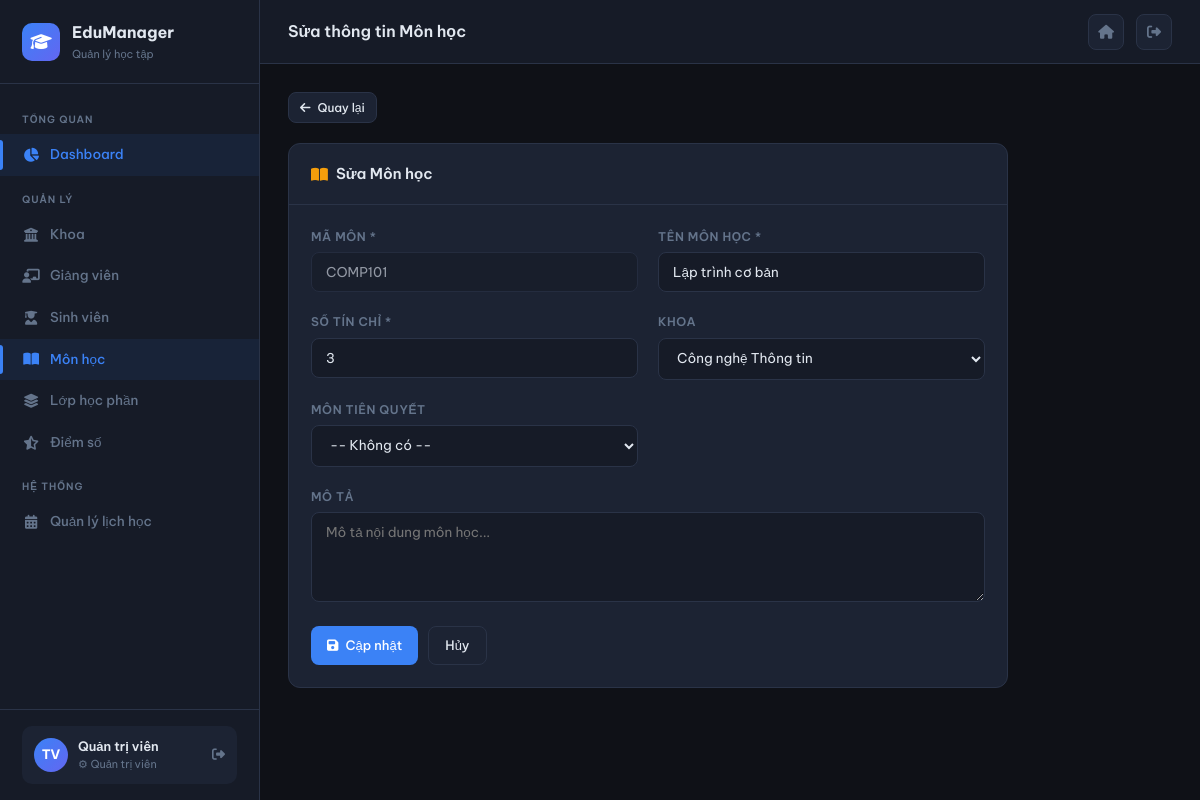
The page /mon-hoc/edit/COMP101 (signed in) on the database its author committed.
### tables this page shows
CREATE TABLE mon_hoc (
    ma_mon         VARCHAR(10)  PRIMARY KEY,
    ten_mon        VARCHAR(150) NOT NULL,
    tin_chi        TINYINT      NOT NULL DEFAULT 3,
    ma_khoa        VARCHAR(10),
    mon_tien_quyet VARCHAR(10),
    mo_ta          TEXT,
    created_at     TIMESTAMP    DEFAULT CURRENT_TIMESTAMP,
    FOREIGN KEY (ma_khoa)        REFERENCES khoa(ma_khoa) ON DELETE SET NULL,
    FOREIGN KEY (mon_tien_quyet) REFERENCES mon_hoc(ma_mon) ON DELETE SET NULL
);

CREATE TABLE khoa (
    ma_khoa     VARCHAR(10)  PRIMARY KEY,
    ten_khoa    VARCHAR(100) NOT NULL,
    mo_ta       TEXT,
    truong_khoa VARCHAR(10),
    created_at  TIMESTAMP    DEFAULT CURRENT_TIMESTAMP,
    updated_at  TIMESTAMP    DEFAULT CURRENT_TIMESTAMP ON UPDATE CURRENT_TIMESTAMP
);

### core/Controller.php (called while the page is built, shortened)
<?php
abstract class Controller {
    protected function render(string $view, array $data = []): void {
        extract($data);
        $viewFile = BASE_PATH . "/views/{$view}.php";
        require $viewFile;
    }
    protected function view(string $view, array $data = [], string $layout = 'layout/main'): void {
        $data['content_view'] = $view;
        $this->render($layout, $data);
    }
}

### controllers/MonHocController.php (called while the page is built, shortened)
<?php
class MonHocController extends Controller {
    private MonHocModel $model;
    private KhoaModel $khoaModel;
    public function __construct() {
        $this->model     = new MonHocModel();
        $this->khoaModel = new KhoaModel();
    }
    public function edit(string $id): void {
        $mon = $this->model->getById($id);
        $this->view('mon_hoc/form', ['title' => 'Sửa Môn học', 'pageTitle' => 'Sửa thông tin Môn học',
            'mon' => $mon, 'action' => BASE_URL . '/mon-hoc/update/' . $id,
            'danhSachKhoa' => $this->khoaModel->getAll('ten_khoa ASC'),
            'danhSachMon'  => $this->model->getAll('ten_mon ASC')]);
    }
}

### index.php (called while the page is built, shortened)
<?php
require_once __DIR__ . '/core/Database.php';
require_once __DIR__ . '/core/Model.php';
require_once __DIR__ . '/core/Controller.php';
require_once __DIR__ . '/core/Router.php';
$router = new Router();
$router->get('/auth/login',  'AuthController', 'loginForm');
$router->post('/auth/login', 'AuthController', 'login');
$router->get('/auth/logout', 'AuthController', 'logout');
$router->get('/',          'DashboardController', 'index');
$router->get('/dashboard', 'DashboardController', 'index');
$router->get('/khoa',             'KhoaController', 'index');
$router->get('/khoa/create',      'KhoaController', 'create');
$router->post('/khoa/store',      'KhoaController', 'store');
$router->get('/khoa/edit/:id',    'KhoaController', 'edit');
$router->post('/khoa/update/:id', 'KhoaController', 'update');
$router->get('/khoa/delete/:id',  'KhoaController', 'delete');
$router->get('/sinh-vien',                'SinhVienController', 'index');
$router->get('/sinh-vien/create',         'SinhVienController', 'create');
$router->post('/sinh-vien/store',         'SinhVienController', 'store');
$router->get('/sinh-vien/edit/:id',       'SinhVienController', 'edit');
$router->post('/sinh-vien/update/:id',    'SinhVienController', 'update');
$router->get('/sinh-vien/delete/:id',     'SinhVienController', 'delete');
$router->get('/sinh-vien/show/:id',       'SinhVienController', 'show');
$router->get('/giang-vien',               'GiangVienController', 'index');
$router->get('/giang-vien/create',        'GiangVienController', 'create');
$router->post('/giang-vien/store',        'GiangVienController', 'store');
$router->get('/giang-vien/edit/:id',      'GiangVienController', 'edit');
$router->post('/giang-vien/update/:id',   'GiangVienController', 'update');
$router->get('/giang-vien/delete/:id',    'GiangVienController', 'delete');
$router->get('/mon-hoc',                  'MonHocController', 'index');
$router->get('/mon-hoc/create',           'MonHocController', 'create');
$router->post('/mon-hoc/store',           'MonHocController', 'store');
$router->get('/mon-hoc/edit/:id',         'MonHocController', 'edit');
$router->post('/mon-hoc/update/:id',      'MonHocController', 'update');
$router->get('/mon-hoc/delete/:id',       'MonHocController', 'delete');
$router->get('/lop-hoc-phan',             'LopHocPhanController', 'index');
$router->get('/lop-hoc-phan/create',      'LopHocPhanController', 'create');
$router->post('/lop-hoc-phan/store',      'LopHocPhanController', 'store');
$router->get('/lop-hoc-phan/edit/:id',    'LopHocPhanController', 'edit');
$router->post('/lop-hoc-phan/update/:id', 'LopHocPhanController', 'update');
$router->get('/lop-hoc-phan/delete/:id',  'LopHocPhanController', 'delete');
$router->get('/lop-hoc-phan/sinh-vien/:maLop',       'LopHocPhanController', 'students');
$router->post('/lop-hoc-phan/sinh-vien/add/:maLop',  'LopHocPhanController', 'addStudent');
$router->get('/lop-hoc-phan/sinh-vien/remove/:id',   'LopHocPhanController', 'removeStudent');
$router->get('/diem-so',                  'DiemSoController', 'index');
$router->get('/diem-so/lop/:maLop',       'DiemSoController', 'byLop');
$router->post('/diem-so/nhap/:maLop',     'DiemSoController', 'nhap');
$router->get('/dang-ky',                  'DangKyController', 'index');
$router->get('/dang-ky/moi',              'DangKyController', 'create');
$router->post('/dang-ky/store',           'DangKyController', 'store');
$router->get('/dang-ky/huy/:id',          'DangKyController', 'delete');
$router->get('/thoi-khoa-bieu', 'ThoiKhoaBieuController', 'index');
$router->dispatch();

### core/Database.php (called while the page is built, shortened)
<?php
class Database {
    private static ?Database $instance = null;
    private PDO $pdo;
    private function __construct() {
        $dsn = sprintf(
            'mysql:host=%s;dbname=%s;charset=%s',
            DB_HOST, DB_NAME, DB_CHARSET
        );
        $options = [
            PDO::ATTR_ERRMODE            => PDO::ERRMODE_EXCEPTION,
            PDO::ATTR_DEFAULT_FETCH_MODE => PDO::FETCH_ASSOC,
            PDO::ATTR_EMULATE_PREPARES   => false,
            PDO::MYSQL_ATTR_INIT_COMMAND => "SET NAMES utf8mb4",
        ];
        try {
            $this->pdo = new PDO($dsn, DB_USER, DB_PASSWORD, $options);
        } catch (PDOException $e) {
            die(json_encode(['error' => 'Kết nối database thất bại: ' . $e->getMessage()]));
        }
    }
    public static function getInstance(): Database {
        if (self::$instance === null) {
            self::$instance = new self();
        }
        return self::$instance;
    }
    public function fetchAll(string $sql, array $params = []): array {
        $stmt = $this->pdo->prepare($sql);
        $stmt->execute($params);
        return $stmt->fetchAll();
    }
    public function fetchOne(string $sql, array $params = []): ?array {
        $stmt = $this->pdo->prepare($sql);
        $stmt->execute($params);
        $row = $stmt->fetch();
        return $row ?: null;
    }
}

### core/Model.php (called while the page is built, shortened)
<?php
abstract class Model {
    protected Database $db;
    protected string $table = '';
    protected string $primaryKey = 'id';
    public function __construct() {
        $this->db = Database::getInstance();
    }
    public function getAll(string $orderBy = ''): array {
        $sql = "SELECT * FROM `{$this->table}`";
        if ($orderBy) $sql .= " ORDER BY {$orderBy}";
        return $this->db->fetchAll($sql);
    }
    public function getById(mixed $id): ?array {
        $sql = "SELECT * FROM `{$this->table}` WHERE `{$this->primaryKey}` = ?";
        return $this->db->fetchOne($sql, [$id]);
    }
}

### views/mon_hoc/form.php (the view, shortened to what this page needs)
<div style="max-width:720px">
  <div style="margin-bottom:20px"><a href="<?= BASE_URL ?>/mon-hoc" class="btn btn-secondary btn-sm"><i class="fas fa-arrow-left"></i> Quay lại</a></div>
  <div class="card">
    <div class="card-header">
      <span class="card-title"><i class="fas fa-book-open" style="color:var(--clr-amber)"></i> <?= $mon ? 'Sửa Môn học' : 'Thêm Môn học mới' ?></span>
    </div>
    <div class="card-body">
      <form method="POST" action="<?= $action ?>">
        <div class="form-grid">
          <div class="form-group">
            <label>Mã Môn *</label>
            <input type="text" name="ma_mon" value="<?= htmlspecialchars($mon['ma_mon'] ?? '') ?>" placeholder="VD: COMP101"
                   class="<?= !empty($errors['ma_mon']) ? 'field-error' : '' ?>"
                   <?= $mon ? 'readonly style="opacity:.6"' : '' ?>>
          </div>
          <div class="form-group">
            <label>Tên Môn học *</label>
            <input type="text" name="ten_mon" value="<?= htmlspecialchars($mon['ten_mon'] ?? '') ?>" placeholder="Lập trình cơ bản"
                   class="<?= !empty($errors['ten_mon']) ? 'field-error' : '' ?>">
          </div>
          <div class="form-group">
            <label>Số tín chỉ *</label>
            <input type="number" name="tin_chi" value="<?= htmlspecialchars($mon['tin_chi'] ?? 3) ?>" min="1" max="10"
                   class="<?= !empty($errors['tin_chi']) ? 'field-error' : '' ?>">
          </div>
          <div class="form-group">
            <label>Khoa</label>
            <select name="ma_khoa">
              <?php foreach ($danhSachKhoa as $k): ?>
                <option value="<?= $k['ma_khoa'] ?>" <?= ($mon['ma_khoa'] ?? '') === $k['ma_khoa'] ? 'selected' : '' ?>><?= htmlspecialchars($k['ten_khoa']) ?></option>
              <?php endforeach; ?>
            </select>
          </div>
          <div class="form-group">
            <label>Môn tiên quyết</label>
            <select name="mon_tien_quyet">
              <option value="">-- Không có --</option>
            </select>
          </div>
          <div class="form-group full">
            <label>Mô tả</label>
            <textarea name="mo_ta" placeholder="Mô tả nội dung môn học..."><?= htmlspecialchars($mon['mo_ta'] ?? '') ?></textarea>
          </div>
        </div>
        <div style="display:flex;gap:10px;margin-top:24px">
          <button type="submit" class="btn btn-primary"><i class="fas fa-<?= $mon ? 'floppy-disk' : 'plus' ?>"></i> <?= $mon ? 'Cập nhật' : 'Thêm mới' ?></button>
          <a href="<?= BASE_URL ?>/mon-hoc" class="btn btn-secondary">Hủy</a>
        </div>
      </form>
    </div>
  </div>
</div>

### core/Router.php (shortened to what this page needs)
<?php
class Router {
    private array $routes = [];
    public function get(string $path, string $controller, string $method): void {
        $this->routes['GET'][$path] = [$controller, $method];
    }
    public function post(string $path, string $controller, string $method): void {
        $this->routes['POST'][$path] = [$controller, $method];
    }
    public function dispatch(): void {
        $method = $_SERVER['REQUEST_METHOD'];
        $uri    = parse_url($_SERVER['REQUEST_URI'], PHP_URL_PATH);
        $basePath = parse_url(BASE_URL, PHP_URL_PATH);
        if ($basePath && str_starts_with($uri, $basePath)) {
            $uri = substr($uri, strlen($basePath));
        }
        $uri = '/' . ltrim($uri, '/');
        foreach ($this->routes[$method] ?? [] as $route => $handler) {
            $pattern = preg_replace('/\/:([^\/]+)/', '/([^/]+)', $route);
            $pattern = '#^' . $pattern . '$#';
            if (preg_match($pattern, $uri, $matches)) {
                array_shift($matches);
                [$controllerName, $action] = $handler;
                $ctrl = new $controllerName();
                $ctrl->$action(...$matches);
                return;
            }
        }
    }
}

### views/layout/main.php (style rules this page uses)
:root { --sidebar-w: 260px; --header-h: 64px; --clr-bg: #0f1117; --clr-surface:#161b27; --clr-card: #1c2333; --clr-border:#2a3347; --clr-accent:#3b82f6; --clr-accent2:#6366f1; --clr-green: #22c55e; --clr-amber: #f59e0b; --clr-red: #ef4444; --clr-text: #e2e8f0; --clr-muted: #64748b; --clr-hover: #1e2740; --font: 'Be Vietnam Pro', sans-serif; --mono: 'JetBrains Mono', monospace; --radius: 10px; --shadow: 0 4px 24px rgba(0,0,0,.4); }
*, *::before, *::after { box-sizing: border-box; margin: 0; padding: 0; }
html { scroll-behavior: smooth; }
body { font-family: var(--font); background: var(--clr-bg); color: var(--clr-text); font-size: 14px; line-height: 1.6; display: flex; min-height: 100vh; }
.card { background: var(--clr-card); border: 1px solid var(--clr-border); border-radius: 12px; overflow: hidden; }
.card-header { padding: 18px 22px; border-bottom: 1px solid var(--clr-border); display: flex; align-items: center; justify-content: space-between; }
.card-title { font-size: 15px; font-weight: 600; color: var(--clr-text); display: flex; align-items: center; gap: 8px; }
.card-body { padding: 22px; }
.btn { display: inline-flex; align-items: center; gap: 7px; padding: 8px 16px; border-radius: 8px; border: none; font-size: 13px; font-weight: 500; cursor: pointer; text-decoration: none; transition: all .2s; font-family: var(--font); }
.btn-primary { background: var(--clr-accent); color: #fff; }
.btn-secondary { background: var(--clr-card); color: var(--clr-text); border: 1px solid var(--clr-border); }
.btn-sm { padding: 5px 11px; font-size: 12px; }
.form-grid { display: grid; grid-template-columns: repeat(auto-fit, minmax(280px, 1fr)); gap: 20px; }
.form-group { display: flex; flex-direction: column; gap: 6px; }
.form-group.full { grid-column: 1 / -1; }
label { font-size: 12px; font-weight: 600; color: var(--clr-muted); text-transform: uppercase; letter-spacing: .05em; }
input, select, textarea { background: var(--clr-surface); border: 1px solid var(--clr-border); border-radius: 8px; padding: 10px 14px; color: var(--clr-text); font-size: 13.5px; font-family: var(--font); transition: border-color .2s, box-shadow .2s; width: 100%; }
input::placeholder { color: var(--clr-muted); }
select option { background: var(--clr-surface); }
textarea { resize: vertical; min-height: 90px; }

### rows shown on the page
mon_hoc: ma_mon "COMP101", ten_mon "Lập trình cơ bản", tin_chi "3", ma_khoa "Công nghệ Thông tin"
